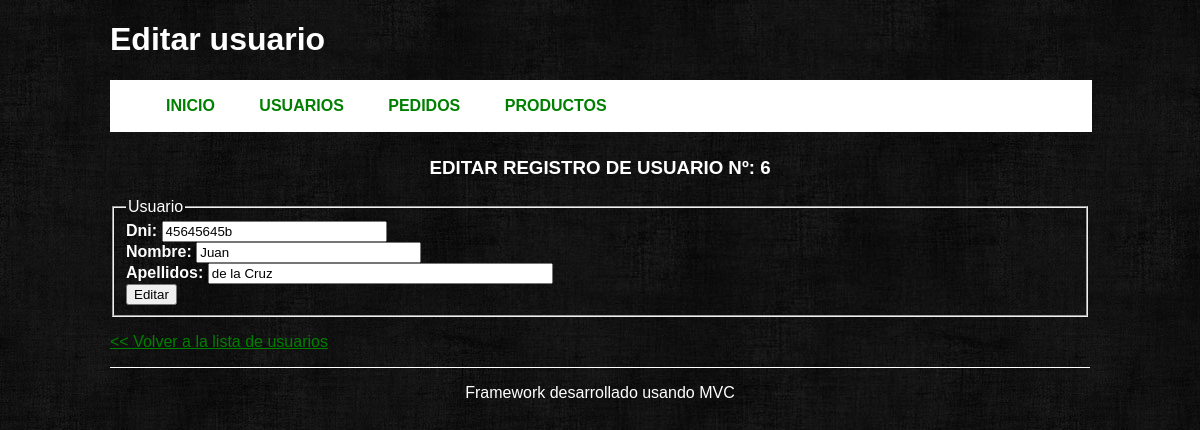
The page /user/edit/6 on the database its author committed.
### tables this page shows
CREATE TABLE IF NOT EXISTS `usuarios` (
  `id` int(10) NOT NULL AUTO_INCREMENT,
  `dni` varchar(9) NOT NULL,
  `nombre` varchar(20) NOT NULL,
  `apellidos` varchar(50) NOT NULL,
  PRIMARY KEY (`id`)
);

### index.php (called while the page is built, shortened)
<?php
require_once APP_PATH . 'Controller.php';
require_once APP_PATH . 'Model.php';
try{
    Bootstrap::run(new Request);
}catch(Exception $e){
    echo $e->getMessage();;
}
?>

### application/Model.php (called while the page is built, shortened)
<?php
class Model {
    public function __construct() {
        $this->_db = new Database();
    }
}

### models/userModel.php (called while the page is built, shortened)
<?php
class userModel extends Model {
    public function getUserById($id) {
        $user = $this->_db->prepare("SELECT * FROM usuarios WHERE id = ?");
        $user->bindParam(1, $id, PDO::PARAM_INT);
        $user->execute();
        return array_shift($user->fetchall());
    }
}

### application/Controller.php (called while the page is built, shortened)
<?php
abstract class Controller {
    protected function loadModel($model) {
        $model = $model . 'Model';
        $pathModel = ROOT . 'models' . DS . $model . '.php';
        if(is_readable($pathModel)) {
            $model = new $model;
            return $model;
        }
        else {
            throw new Exception("Error de Modelo");
        }
    }
}

### views/user/edit.phtml (the view, shortened to what this page needs)
<?php if(isset($this->user)  && count($this->user)): ?>
<form id="formulario" action="<?php echo BASE_URL . 'user/edit/' . $this->user['id']; ?>" method="post">
    <h3>EDITAR REGISTRO DE USUARIO Nº: <?php echo $this->user['id']?></h3>
    <fieldset>
        <legend>Usuario</legend>
        <b>Dni:</b>
        <input type="text" name="dni" value="<?php echo $this->user['dni']?>" maxlength="20" size="25"/>
        <br />
        <b>Nombre:</b>
        <input type="text" name="nombre" value="<?php echo $this->user['nombre']?>" maxlength="20" size="25"/>
        <br />
        <b>Apellidos:</b>
        <input type="text" name="apellidos" value="<?php echo $this->user['apellidos']?>" maxlength="35" size="40"/>
        <br />
        <input type="submit" name="submit" value="Editar">
    </fieldset>
</form>
<?php else: ?>
    <p>No hay datos en la base de datos</p>
    <p>Por favor, revisa que la id del usuario sea correcta</p>
<?php endif; ?>
<p><a href="<?php echo BASE_URL . 'user' ?>">&lt;&lt; Volver a la lista de usuarios</a></p>

### views/layout/default/css/style.css (style rules this page uses)
body { color: white; background: transparent url('../img/fondo.jpeg') repeat; font-family: Arial, Helvetica, Verdana; }
a, a:visited { color:green; }
h3 { text-align: center; text-transform: uppercase; }

### rows shown on the page
usuarios: id "6", dni "45645645b", nombre "Juan", apellidos "de la Cruz"

### other values the page prints
$this->title "Editar usuario"
$layoutParams['menu'][$i]['title'] "INICIO"
$layoutParams['menu'][$i]['title'] "USUARIOS"
$layoutParams['menu'][$i]['title'] "PEDIDOS"
$layoutParams['menu'][$i]['title'] "PRODUCTOS"
